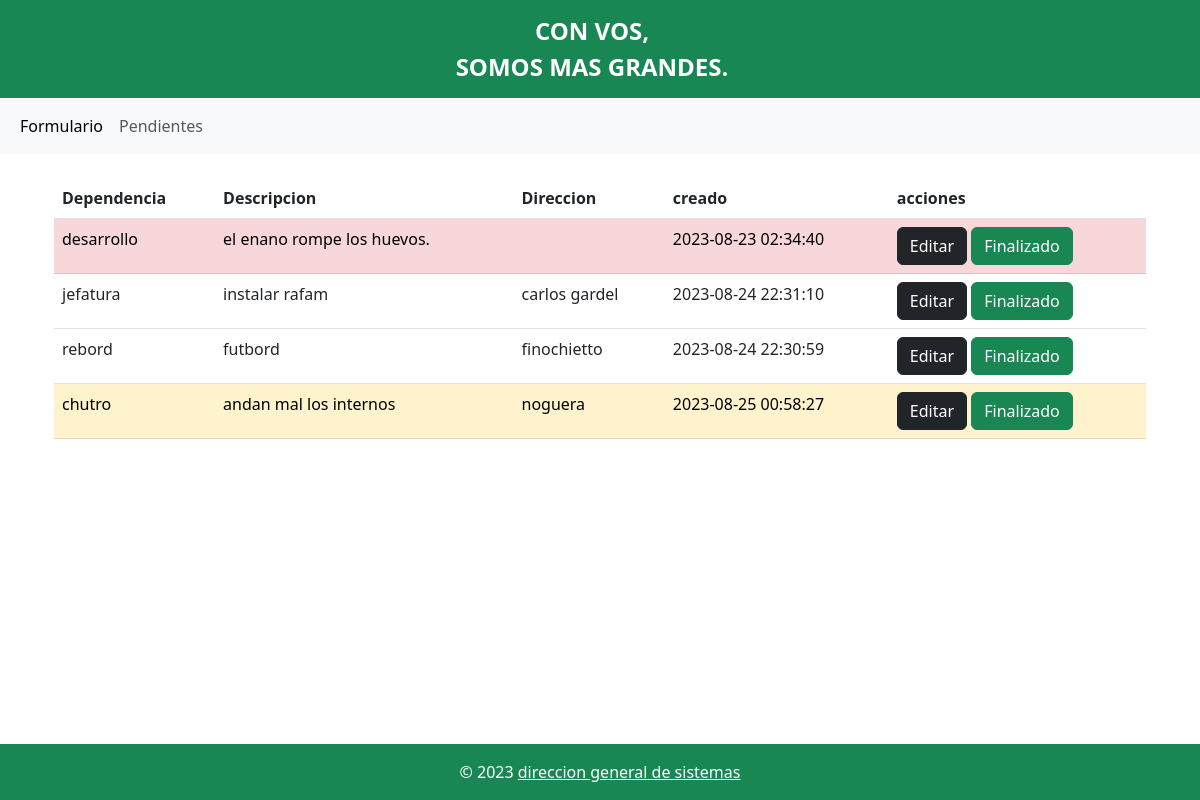
The page / on the database its author committed.
### tables this page shows
CREATE TABLE `task` (
  `id` int(50) NOT NULL,
  `title` varchar(255) NOT NULL,
  `description` varchar(255) NOT NULL,
  `created_at` timestamp NOT NULL DEFAULT current_timestamp() ON UPDATE current_timestamp(),
  `direccion` varchar(100) DEFAULT NULL
);

### index.php (the view, shortened to what this page needs)
<?php include("includes/header.php")?>
<?php include("includes/navAbajoDelHeader.php")?>
<?php include("save-task.php")?>
<div class="container p-4">
<div class="col-md-12">
    <div class="table-responsive">
        <table class="table">
                    <thead>
                        <tr>
                            <th scope="col">Dependencia</th>
                            <th scope="col">Descripcion</th>
                            <th scope="col">Direccion</th>
                            <th scope="col">creado</th>
                            <th scope="col">acciones</th>
                        </tr>
                    </thead>
            <tbody>
                <?php
                $query = "SELECT * FROM task ";
                $resultTask =  mysqli_query($conn, $query);
                while ($row = mysqli_fetch_array($resultTask)) {
                    $taskDate = strtotime($row['created_at']);
                    $yesterday = strtotime('-1 day');
                    $today = strtotime('today');
                    $rowColorClass = '';
                    if ($taskDate > $today) {
                        $rowColorClass = 'table-warning';
                    } elseif ($taskDate < $yesterday) {
                        $rowColorClass = 'table-danger';
                    }
                ?>
                <tr class="<?php echo $rowColorClass; ?>">
                    <td> <?php echo $row['title'] ?> </td>
                    <td> <?php echo $row['description'] ?> </td>
                    <td> <?php echo $row['direccion'] ?> </td>
                    <td> <?php echo $row['created_at'] ?> </td>
                    <td>
                        <a href="edit.php?id=<?php echo $row['id']?>" class="btn btn-dark">
                            Editar
                        </a>
                        <a href="delete-task.php?id=<?php echo $row['id']?>" class="btn btn-success">
                            Finalizado
                        </a>
                    </td>
                </tr>
                <?php } ?>
            </tbody>
        </table>
    </div>
</div>
</div>
<?php include("includes/footer.php")?>

### includes/header.php (shortened to what this page needs)
<!DOCTYPE html>
<html lang="en">
<head>
    <link href="https://cdn.jsdelivr.net/npm/bootstrap@5.3.1/dist/css/bootstrap.min.css" rel="stylesheet">
    <link href="https://unpkg.com/aos@2.3.1/dist/aos.css" rel="stylesheet">
</head>
<body>
<nav class="navbar navbar-expand-lg navbar-light bg-success">
  <div class="container-md d-flex justify-content-center align-items-center">
    <a class="navbar-brand text-center" href="#">
      <span class="d-block fs-4 fw-bold text-white">CON VOS,</span>
      <span class="d-block fs-4 fw-bold text-white">SOMOS MAS GRANDES.</span>
    </a>
  </div>
</nav>

### includes/navAbajoDelHeader.php (shortened to what this page needs)
<nav class="navbar navbar-expand-lg navbar-light bg-light">
  <div class="container-fluid">
    <div class="collapse navbar-collapse" id="navbarNav">
      <ul class="navbar-nav">
        <li class="nav-item">
          <a class="nav-link active" aria-current="page" href="formulario.php">Formulario</a>
        </li>
        <li class="nav-item">
          <a class="nav-link" href="index.php">Pendientes</a>
        </li>
      </ul>
    </div>
  </div>
</nav>

### includes/footer.php (shortened to what this page needs)
<!DOCTYPE html>
<html lang="en">
<head>
    <link href="https://cdn.jsdelivr.net/npm/bootstrap@5.3.0/dist/css/bootstrap.min.css" rel="stylesheet">
</head>
<body>
<div class="content">
</div>
<footer class="bg-success text-center text-white p-3">
    © 2023
    <a class="text-white" href="https://mdbootstrap.com/">direccion general de sistemas</a>
</footer>
</body>
</html>

### includes/footer.php (style rules this page uses)
body { display: flex; flex-direction: column; min-height: 100vh; margin: 0; }
.content { flex: 1; }

### rows shown on the page
task: title "desarrollo", description "el enano rompe los huevos.", created_at "2023-08-23 02:34:40"
task: title "jefatura", description "instalar rafam", direccion "carlos gardel", created_at "2023-08-24 22:31:10"
task: title "rebord", description "futbord", direccion "finochietto", created_at "2023-08-24 22:30:59"
task: title "chutro", description "andan mal los internos", direccion "noguera", created_at "2023-08-25 00:58:27"
